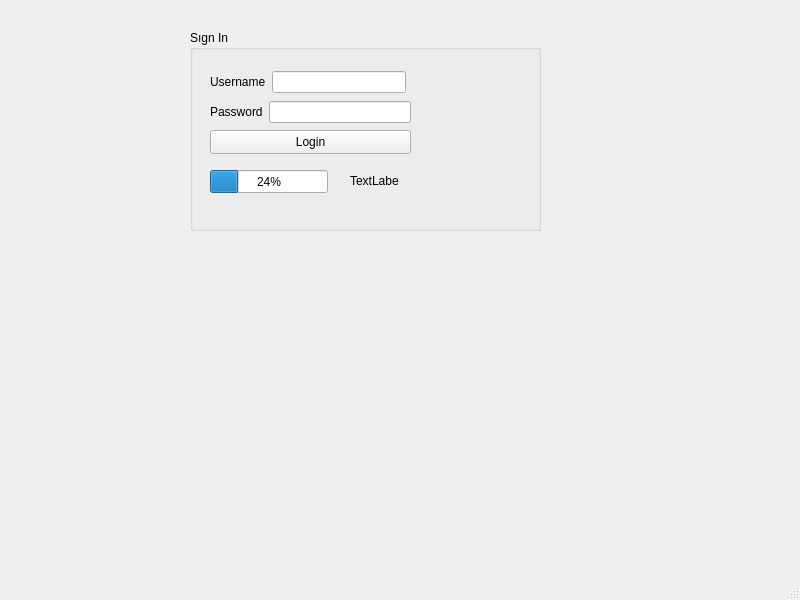
<?xml version="1.0" encoding="UTF-8"?>
<ui version="4.0">
 <class>MainWindow</class>
 <widget class="QMainWindow" name="MainWindow">
  <property name="geometry">
   <rect>
    <x>0</x>
    <y>0</y>
    <width>800</width>
    <height>600</height>
   </rect>
  </property>
  <property name="windowTitle">
   <string>MainWindow</string>
  </property>
  <widget class="QWidget" name="centralwidget">
   <widget class="QGroupBox" name="groupBox">
    <property name="geometry">
     <rect>
      <x>190</x>
      <y>30</y>
      <width>351</width>
      <height>201</height>
     </rect>
    </property>
    <property name="title">
     <string>Sıgn In</string>
    </property>
    <widget class="QPushButton" name="pushButton_Login">
     <property name="geometry">
      <rect>
       <x>20</x>
       <y>100</y>
       <width>201</width>
       <height>24</height>
      </rect>
     </property>
     <property name="text">
      <string>Login</string>
     </property>
    </widget>
    <widget class="QLabel" name="label_3">
     <property name="geometry">
      <rect>
       <x>160</x>
       <y>140</y>
       <width>49</width>
       <height>21</height>
      </rect>
     </property>
     <property name="text">
      <string>TextLabel</string>
     </property>
    </widget>
    <widget class="QProgressBar" name="progressBar">
     <property name="geometry">
      <rect>
       <x>20</x>
       <y>140</y>
       <width>118</width>
       <height>23</height>
      </rect>
     </property>
     <property name="value">
      <number>24</number>
     </property>
    </widget>
    <widget class="QWidget" name="layoutWidget">
     <property name="geometry">
      <rect>
       <x>20</x>
       <y>40</y>
       <width>196</width>
       <height>24</height>
      </rect>
     </property>
     <layout class="QHBoxLayout" name="horizontalLayout">
      <item>
       <widget class="QLabel" name="Username">
        <property name="text">
         <string>Username</string>
        </property>
       </widget>
      </item>
      <item>
       <widget class="QLineEdit" name="lineEdit_username"/>
      </item>
     </layout>
    </widget>
    <widget class="QWidget" name="layoutWidget">
     <property name="geometry">
      <rect>
       <x>20</x>
       <y>70</y>
       <width>201</width>
       <height>24</height>
      </rect>
     </property>
     <layout class="QHBoxLayout" name="horizontalLayout_2">
      <item>
       <widget class="QLabel" name="Password">
        <property name="text">
         <string>Password</string>
        </property>
       </widget>
      </item>
      <item>
       <widget class="QLineEdit" name="lineEdit_password">
        <property name="echoMode">
         <enum>QLineEdit::Password</enum>
        </property>
       </widget>
      </item>
     </layout>
    </widget>
   </widget>
   <widget class="QLabel" name="label_pic">
    <property name="geometry">
     <rect>
      <x>80</x>
      <y>40</y>
      <width>101</width>
      <height>111</height>
     </rect>
    </property>
    <property name="text">
     <string/>
    </property>
   </widget>
  </widget>
  <widget class="QMenuBar" name="menubar">
   <property name="geometry">
    <rect>
     <x>0</x>
     <y>0</y>
     <width>800</width>
     <height>22</height>
    </rect>
   </property>
  </widget>
  <widget class="QStatusBar" name="statusbar"/>
 </widget>
 <resources/>
 <connections/>
</ui>
